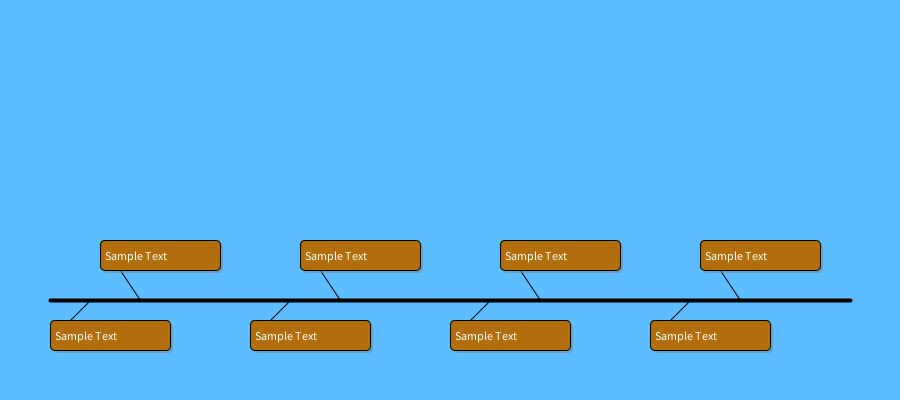
Frame 1 (no input)
Frame 60 (the mouse pressed at the canvas centre just before this capture): identical to frame 1, image omitted
Frame 120 (the mouse held since frame 60 and released just before this capture): identical to frame 1, image omitted

The Processing sketch that drew this single still picture (run headless with seeded random() and noise(); from frame 60 on, the mouse is pressed at the canvas centre):

// Processing sketch: Computer_timeline
// ── Computer_timeline.pde
color btn1 = #B26E0C;//dark brown
color btn2 = #FFC269;//light brown
color bg1 = #5BBCFF;//light blue
color bg2 = #006AB2;//medium blue
color txt1 = (0);//black
color txt2 =  (255);//white
void setup() {
  size(900,400);
  background(bg1);
  frameRate(60);
}

void draw() {
  background(bg1);
  histEvent(50,320,120,30,"Sample Text","Test description",false);
  histEvent(250,320,120,30,"Sample Text","Test description",false);
  histEvent(450,320,120,30,"Sample Text","Test description",false);
  histEvent(650,320,120,30,"Sample Text","Test description",false);
  histEvent(100,240,120,30,"Sample Text","Test description",true);
  histEvent(300,240,120,30,"Sample Text","Test description",true);
  histEvent(500,240,120,30,"Sample Text","Test description",true);
  histEvent(700,240,120,30,"Sample Text","Test description",true);
  drawRef(50,300,850,300);
}

void histEvent( int x, int y, int w, int h, String tText, String dText, boolean top) {
  strokeWeight(1);
  if (top) {
    line(x+20,y+h,x+40,y+h+30);
  } else {
    line(x+20,y,x+40,y-20);
  }
  
  fill(128,128,128,128);
  noStroke();
  rect(x+3,y+3,w,h,5); //shadow
  fill(btn1);
  stroke(0);
  rect(x,y,w,h,5); //button
  fill(txt2);
  text(tText,x+5,y+20);
  if(mouseX>x && mouseX<=x+w && mouseY>y && mouseY<=y+h) {
    if(top) {
      text(dText,x,y-30);
    } else {
      text(dText,x,y+60);
    }
  }
}
void drawRef(int x, int y, int w, int h) {
  strokeWeight(4);
  line(x,y,w,h);
}
